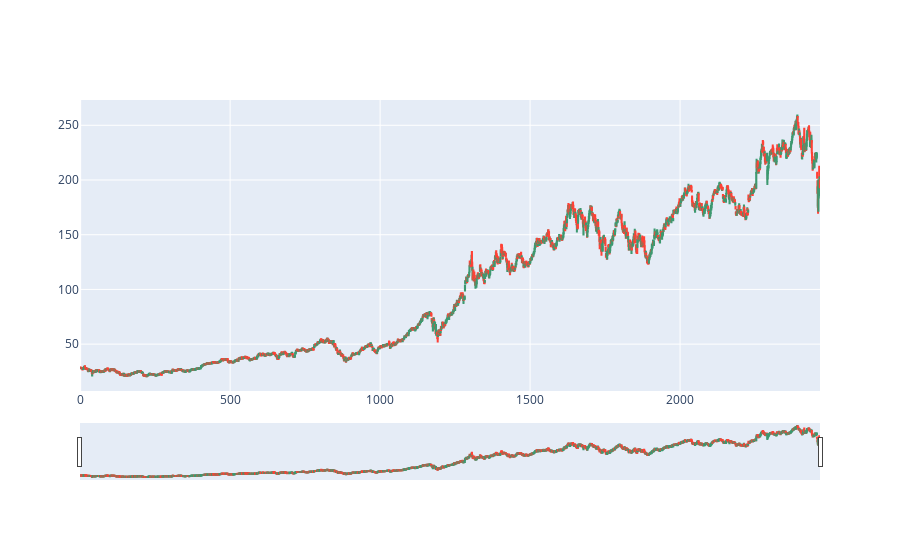

The notebook cell saved with this chart:
### Code cell
import plotly.graph_objects as go
fig = go.Figure(data=[go.Candlestick( open=apple_data['Open'],high = apple_data['High'], low=apple_data['Low'],close= apple_data['Close'])])
fig.update_layout(xaxis_rangeslider_visible=False)t
fig.show()

### Figure 1 — Plotly figure (JSON) as saved in the notebook; plotly's stock layout.template omitted (floating-point values rounded to 4 significant figures; data arrays with more than 128 entries replaced by an {"elided": "..."} marker saying what was removed)
{"data": [{"close": {"elided": "2467 float values"}, "high": {"elided": "2467 float values"}, "low": {"elided": "2467 float values"}, "open": {"elided": "2467 float values"}, "type": "candlestick"}], "layout": {"xaxis": {"rangeslider": {"visible": true}}}}
